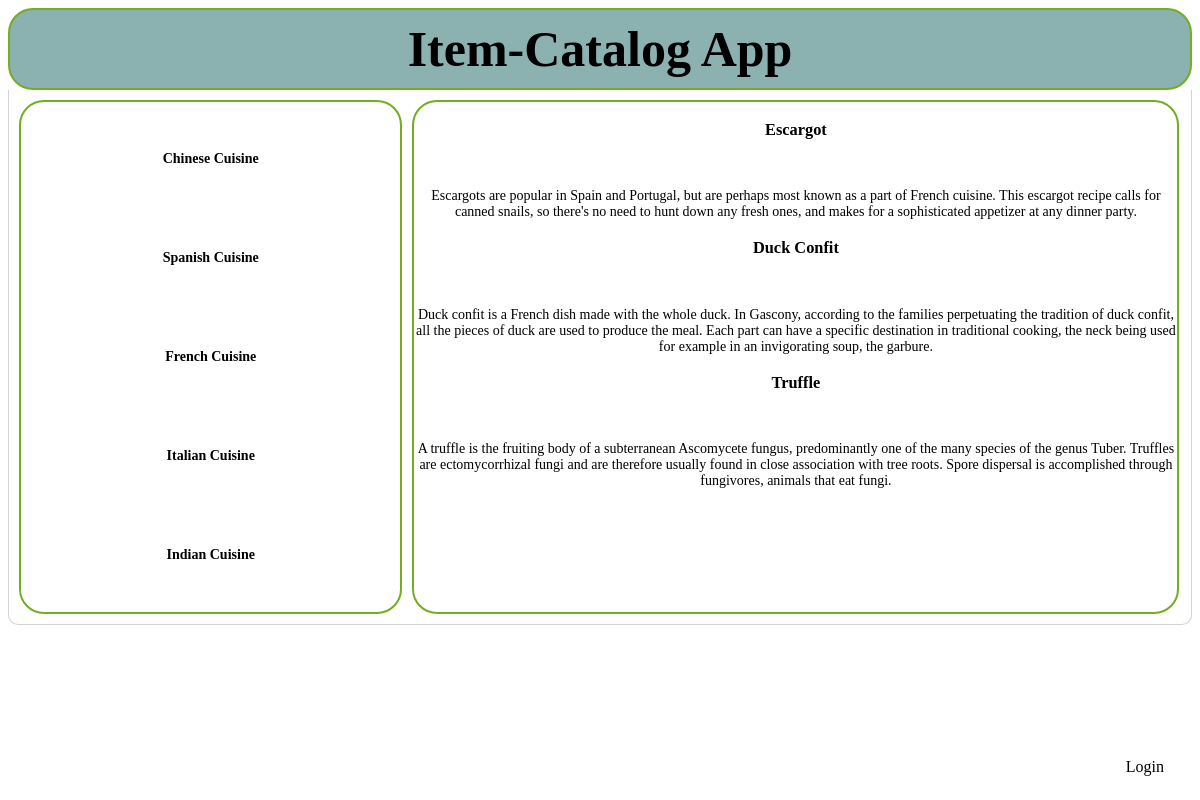
Screenshot of /main/3/ with the database file from the repository.
### database_setup.py (models this page shows, shortened)
class Category(Base):
	__tablename__ = 'category'
	name = Column(String(80), nullable = False)
	id = Column(Integer, primary_key = True)
	user_id = Column(Integer, ForeignKey('user.id'))
	user = relationship(User)

class Item(Base):
	__tablename__ = 'item'
	name = Column(String(80), nullable = False)
	id = Column(Integer, primary_key = True)
	description = Column(String(500))
	user_id = Column(Integer, ForeignKey('user.id'))
	user = relationship(User)
	category_id = Column(Integer, ForeignKey('category.id'))
	category = relationship(Category)

### main.py (the view)
@app.route('/main/<int:category_id>/')
def categoryItems(category_id):
	"""Updates the item pane with a list of items specific to that category"""
	categories = session.query(Category).all()
	items = session.query(Item).filter_by(category_id=category_id)
	if 'username' in login_session:
		return render_template('main.html', categories=categories, items=items, category_id=category_id,loggedIn=True)
	else:
		return render_template('main.html', categories=categories, items=items, category_id=category_id)

### templates/main.html (shortened to what this page needs)
<!DOCTYPE html>
<html lang="en" xmlns="http://www.w3.org/1999/xhtml">
<head>
	<link rel="stylesheet" type=text/css href="{{url_for('static', filename='main.css')}}">
</head>
<body>
	<header class="header">
		<div class="title">
			<a href="{{url_for('mainMenu')}}"><h1>Item-Catalog App</h1></a>
		</div>
	</header>
	<div class="container">
		<div class="grid-container">
			<div class="menu">
                {% for category in categories %}
                <p>
                    <a href="{{url_for('categoryItems', category_id = category.id)}}"> <h4>{{category.name}}</h4></a>
                    <br>
                </p>
                {% else %}
                    <h3> There are no category entries.</h3>
                {% endfor %}
			</div>
			<div class="item">
                {% for item in items %}
                    {% if loggedIn %}
					    <p>
                            <h3>{{item.name}}</h3><br>
                            <a href="{{url_for('editItem', category_id = item.category_id, item_id = item.id)}}">Edit</a>
                            |
                            <a href="{{url_for('deleteItem', category_id = item.category_id, item_id = item.id)}}">Delete</a>
                            <br>{{item.description}} <br>
                        </p>
                    {% else %}
                        <p class = "itemText">
                            <h3>{{item.name}}</h3><br>
                            <br>{{item.description}} <br>
                        </p>
                    {% endif %}
                {% endfor %}
			</div>
        </div>
    </div>
    {% if loggedIn %}
        <a class="loginbutton" href="{{url_for('gdisconnect')}}">Logout</a>
    {% else %}
        <a class="loginbutton" href="{{url_for('login')}}">Login</a>
    {% endif %}
</body>
</html>

### static/main.css (style rules this page uses)
h1 { font-size: 50px; font-family: "Bradley Hand", cursive; margin: 0; }
.header { border-bottom: 6px solid #7d97ad; background-color: #8bb1b0; border: 2px solid #73AD21; border-radius: 25px; border-style: solid; color: #2d3c49; display: flex; }
.title { display:inline-block; padding:10px; text-align:center; width:100%; }
a:link { color: black; text-align: center; text-decoration: none; display: inline-block; }
body { background-color: #ffffff; font-family: "Apple Chancery", cursive; }
.container { border: 1px lightgrey; border-right-style: solid; border-left-style: solid; border-bottom-style: solid; border-bottom-right-radius: 10px; border-bottom-left-radius: 10px; }
.grid-container { display: grid; grid-template-columns: 33% 66%; grid-gap: 10px; padding: 10px; }
.grid-container > div { border: 2px solid #73AD21; border-radius: 25px; border-style: solid; text-align: center; font-size: 14px; }
.loginbutton { position: fixed; bottom: 3%; right: 3%; }
.menu { float: left; }
.item { float: right; }
.itemText { font-size: 18px; }

### rows the page displays
Item: name "Escargot", description "Escargots are popular in Spain and Portugal, but are perhaps most known as a part of French cuisine. This escargot recipe calls for canned snails, so there's no need to hunt down any fresh ones, and makes for a sophisticated appetizer at any dinner party."
Item: name "Duck Confit", description "Duck confit is a French dish made with the whole duck. In Gascony, according to the families perpetuating the tradition of duck confit, all the pieces of duck are used to produce the meal. Each part can have a specific destination in traditional cooking, the neck being used for example in an invigorating soup, the garbure."
Item: name "Truffle", description "A truffle is the fruiting body of a subterranean Ascomycete fungus, predominantly one of the many species of the genus Tuber. Truffles are ectomycorrhizal fungi and are therefore usually found in close association with tree roots. Spore dispersal is accomplished through fungivores, animals that eat fungi."
